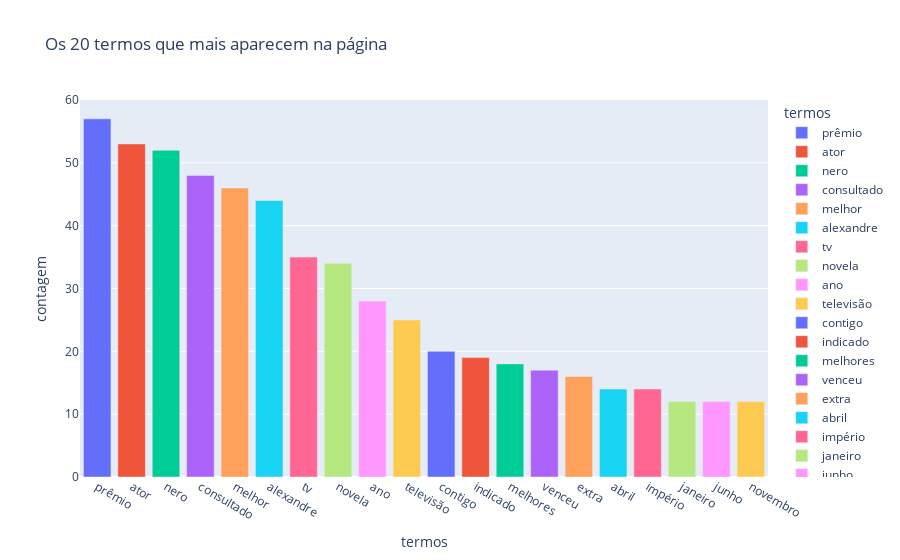

Notebook code for this chart:
### Code cell
webtext.word_count()
webtext.driver.quit()

### Figure 1 — Plotly figure (JSON) as saved in the notebook; plotly's stock layout.template omitted (floating-point values rounded to 4 significant figures)
{"data": [{"alignmentgroup": "True", "hovertemplate": "termos=%{x}<br>contagem=%{y}<extra></extra>", "legendgroup": "prêmio", "marker": {"color": "#636efa", "pattern": {"shape": ""}}, "name": "prêmio", "offsetgroup": "prêmio", "orientation": "v", "showlegend": true, "textposition": "auto", "type": "bar", "x": ["prêmio"], "xaxis": "x", "y": [57], "yaxis": "y"}, {"alignmentgroup": "True", "hovertemplate": "termos=%{x}<br>contagem=%{y}<extra></extra>", "legendgroup": "ator", "marker": {"color": "#EF553B", "pattern": {"shape": ""}}, "name": "ator", "offsetgroup": "ator", "orientation": "v", "showlegend": true, "textposition": "auto", "type": "bar", "x": ["ator"], "xaxis": "x", "y": [53], "yaxis": "y"}, {"alignmentgroup": "True", "hovertemplate": "termos=%{x}<br>contagem=%{y}<extra></extra>", "legendgroup": "nero", "marker": {"color": "#00cc96", "pattern": {"shape": ""}}, "name": "nero", "offsetgroup": "nero", "orientation": "v", "showlegend": true, "textposition": "auto", "type": "bar", "x": ["nero"], "xaxis": "x", "y": [52], "yaxis": "y"}, {"alignmentgroup": "True", "hovertemplate": "termos=%{x}<br>contagem=%{y}<extra></extra>", "legendgroup": "consultado", "marker": {"color": "#ab63fa", "pattern": {"shape": ""}}, "name": "consultado", "offsetgroup": "consultado", "orientation": "v", "showlegend": true, "textposition": "auto", "type": "bar", "x": ["consultado"], "xaxis": "x", "y": [48], "yaxis": "y"}, {"alignmentgroup": "True", "hovertemplate": "termos=%{x}<br>contagem=%{y}<extra></extra>", "legendgroup": "melhor", "marker": {"color": "#FFA15A", "pattern": {"shape": ""}}, "name": "melhor", "offsetgroup": "melhor", "orientation": "v", "showlegend": true, "textposition": "auto", "type": "bar", "x": ["melhor"], "xaxis": "x", "y": [46], "yaxis": "y"}, {"alignmentgroup": "True", "hovertemplate": "termos=%{x}<br>contagem=%{y}<extra></extra>", "legendgroup": "alexandre", "marker": {"color": "#19d3f3", "pattern": {"shape": ""}}, "name": "alexandre", "offsetgroup": "alexandre", "orientation": "v", "showlegend": true, "textposition": "auto", "type": "bar", "x": ["alexandre"], "xaxis": "x", "y": [44], "yaxis": "y"}, {"alignmentgroup": "True", "hovertemplate": "termos=%{x}<br>contagem=%{y}<extra></extra>", "legendgroup": "tv", "marker": {"color": "#FF6692", "pattern": {"shape": ""}}, "name": "tv", "offsetgroup": "tv", "orientation": "v", "showlegend": true, "textposition": "auto", "type": "bar", "x": ["tv"], "xaxis": "x", "y": [35], "yaxis": "y"}, {"alignmentgroup": "True", "hovertemplate": "termos=%{x}<br>contagem=%{y}<extra></extra>", "legendgroup": "novela", "marker": {"color": "#B6E880", "pattern": {"shape": ""}}, "name": "novela", "offsetgroup": "novela", "orientation": "v", "showlegend": true, "textposition": "auto", "type": "bar", "x": ["novela"], "xaxis": "x", "y": [34], "yaxis": "y"}, {"alignmentgroup": "True", "hovertemplate": "termos=%{x}<br>contagem=%{y}<extra></extra>", "legendgroup": "ano", "marker": {"color": "#FF97FF", "pattern": {"shape": ""}}, "name": "ano", "offsetgroup": "ano", "orientation": "v", "showlegend": true, "textposition": "auto", "type": "bar", "x": ["ano"], "xaxis": "x", "y": [28], "yaxis": "y"}, {"alignmentgroup": "True", "hovertemplate": "termos=%{x}<br>contagem=%{y}<extra></extra>", "legendgroup": "televisão", "marker": {"color": "#FECB52", "pattern": {"shape": ""}}, "name": "televisão", "offsetgroup": "televisão", "orientation": "v", "showlegend": true, "textposition": "auto", "type": "bar", "x": ["televisão"], "xaxis": "x", "y": [25], "yaxis": "y"}, {"alignmentgroup": "True", "hovertemplate": "termos=%{x}<br>contagem=%{y}<extra></extra>", "legendgroup": "contigo", "marker": {"color": "#636efa", "pattern": {"shape": ""}}, "name": "contigo", "offsetgroup": "contigo", "orientation": "v", "showlegend": true, "textposition": "auto", "type": "bar", "x": ["contigo"], "xaxis": "x", "y": [20], "yaxis": "y"}, {"alignmentgroup": "True", "hovertemplate": "termos=%{x}<br>contagem=%{y}<extra></extra>", "legendgroup": "indicado", "marker": {"color": "#EF553B", "pattern": {"shape": ""}}, "name": "indicado", "offsetgroup": "indicado", "orientation": "v", "showlegend": true, "textposition": "auto", "type": "bar", "x": ["indicado"], "xaxis": "x", "y": [19], "yaxis": "y"}, {"alignmentgroup": "True", "hovertemplate": "termos=%{x}<br>contagem=%{y}<extra></extra>", "legendgroup": "melhores", "marker": {"color": "#00cc96", "pattern": {"shape": ""}}, "name": "melhores", "offsetgroup": "melhores", "orientation": "v", "showlegend": true, "textposition": "auto", "type": "bar", "x": ["melhores"], "xaxis": "x", "y": [18], "yaxis": "y"}, {"alignmentgroup": "True", "hovertemplate": "termos=%{x}<br>contagem=%{y}<extra></extra>", "legendgroup": "venceu", "marker": {"color": "#ab63fa", "pattern": {"shape": ""}}, "name": "venceu", "offsetgroup": "venceu", "orientation": "v", "showlegend": true, "textposition": "auto", "type": "bar", "x": ["venceu"], "xaxis": "x", "y": [17], "yaxis": "y"}, {"alignmentgroup": "True", "hovertemplate": "termos=%{x}<br>contagem=%{y}<extra></extra>", "legendgroup": "extra", "marker": {"color": "#FFA15A", "pattern": {"shape": ""}}, "name": "extra", "offsetgroup": "extra", "orientation": "v", "showlegend": true, "textposition": "auto", "type": "bar", "x": ["extra"], "xaxis": "x", "y": [16], "yaxis": "y"}, {"alignmentgroup": "True", "hovertemplate": "termos=%{x}<br>contagem=%{y}<extra></extra>", "legendgroup": "abril", "marker": {"color": "#19d3f3", "pattern": {"shape": ""}}, "name": "abril", "offsetgroup": "abril", "orientation": "v", "showlegend": true, "textposition": "auto", "type": "bar", "x": ["abril"], "xaxis": "x", "y": [14], "yaxis": "y"}, {"alignmentgroup": "True", "hovertemplate": "termos=%{x}<br>contagem=%{y}<extra></extra>", "legendgroup": "império", "marker": {"color": "#FF6692", "pattern": {"shape": ""}}, "name": "império", "offsetgroup": "império", "orientation": "v", "showlegend": true, "textposition": "auto", "type": "bar", "x": ["império"], "xaxis": "x", "y": [14], "yaxis": "y"}, {"alignmentgroup": "True", "hovertemplate": "termos=%{x}<br>contagem=%{y}<extra></extra>", "legendgroup": "janeiro", "marker": {"color": "#B6E880", "pattern": {"shape": ""}}, "name": "janeiro", "offsetgroup": "janeiro", "orientation": "v", "showlegend": true, "textposition": "auto", "type": "bar", "x": ["janeiro"], "xaxis": "x", "y": [12], "yaxis": "y"}, {"alignmentgroup": "True", "hovertemplate": "termos=%{x}<br>contagem=%{y}<extra></extra>", "legendgroup": "junho", "marker": {"color": "#FF97FF", "pattern": {"shape": ""}}, "name": "junho", "offsetgroup": "junho", "orientation": "v", "showlegend": true, "textposition": "auto", "type": "bar", "x": ["junho"], "xaxis": "x", "y": [12], "yaxis": "y"}, {"alignmentgroup": "True", "hovertemplate": "termos=%{x}<br>contagem=%{y}<extra></extra>", "legendgroup": "novembro", "marker": {"color": "#FECB52", "pattern": {"shape": ""}}, "name": "novembro", "offsetgroup": "novembro", "orientation": "v", "showlegend": true, "textposition": "auto", "type": "bar", "x": ["novembro"], "xaxis": "x", "y": [12], "yaxis": "y"}], "layout": {"barmode": "relative", "legend": {"title": {"text": "termos"}, "tracegroupgap": 0}, "title": {"text": "Os 20 termos que mais aparecem na página"}, "xaxis": {"anchor": "y", "categoryarray": ["prêmio", "ator", "nero", "consultado", "melhor", "alexandre", "tv", "novela", "ano", "televisão", "contigo", "indicado", "melhores", "venceu", "extra", "abril", "império", "janeiro", "junho", "novembro"], "categoryorder": "array", "domain": [0, 1], "title": {"text": "termos"}}, "yaxis": {"anchor": "x", "domain": [0, 1], "title": {"text": "contagem"}}}}
